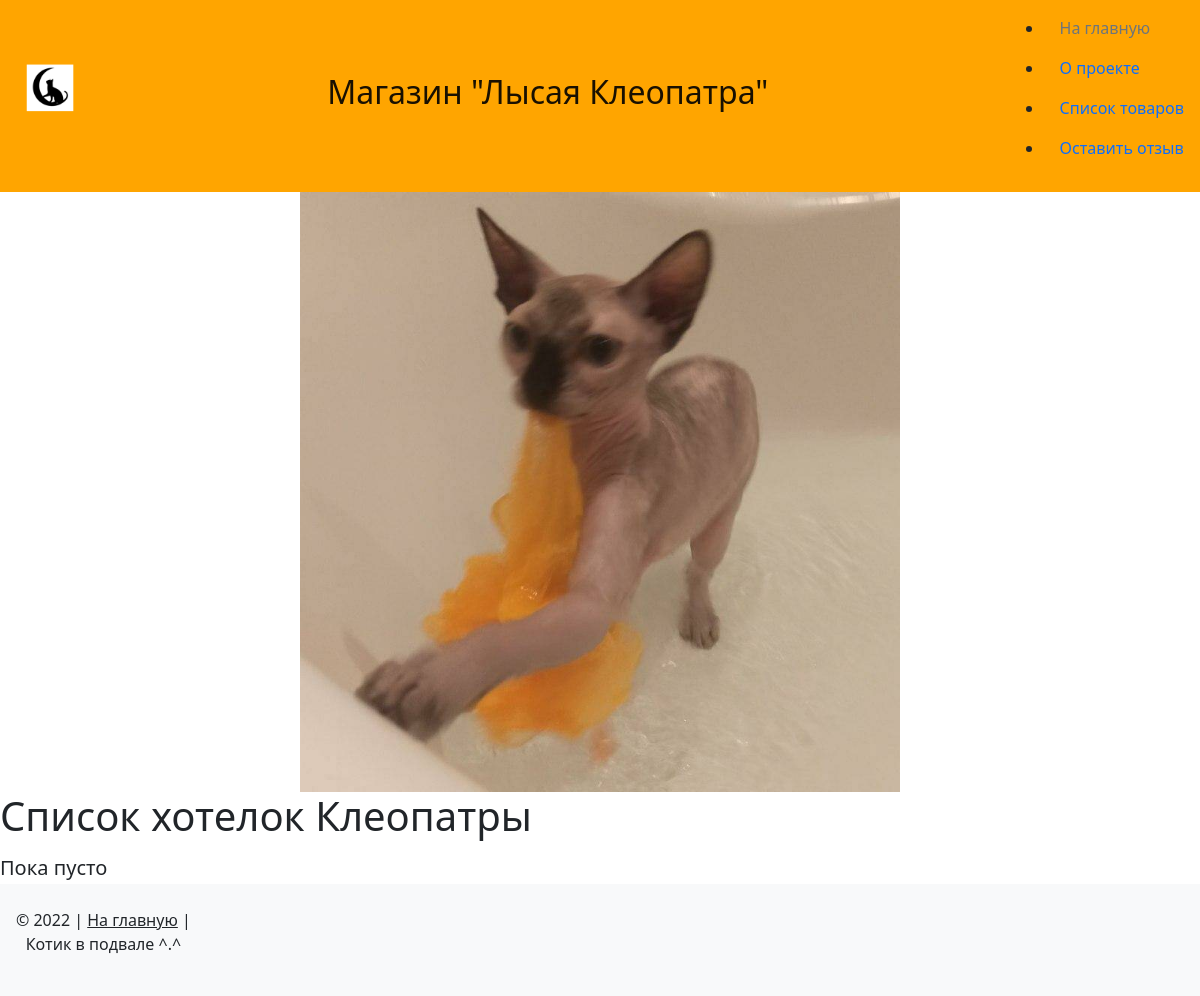
The app's page /, older data.
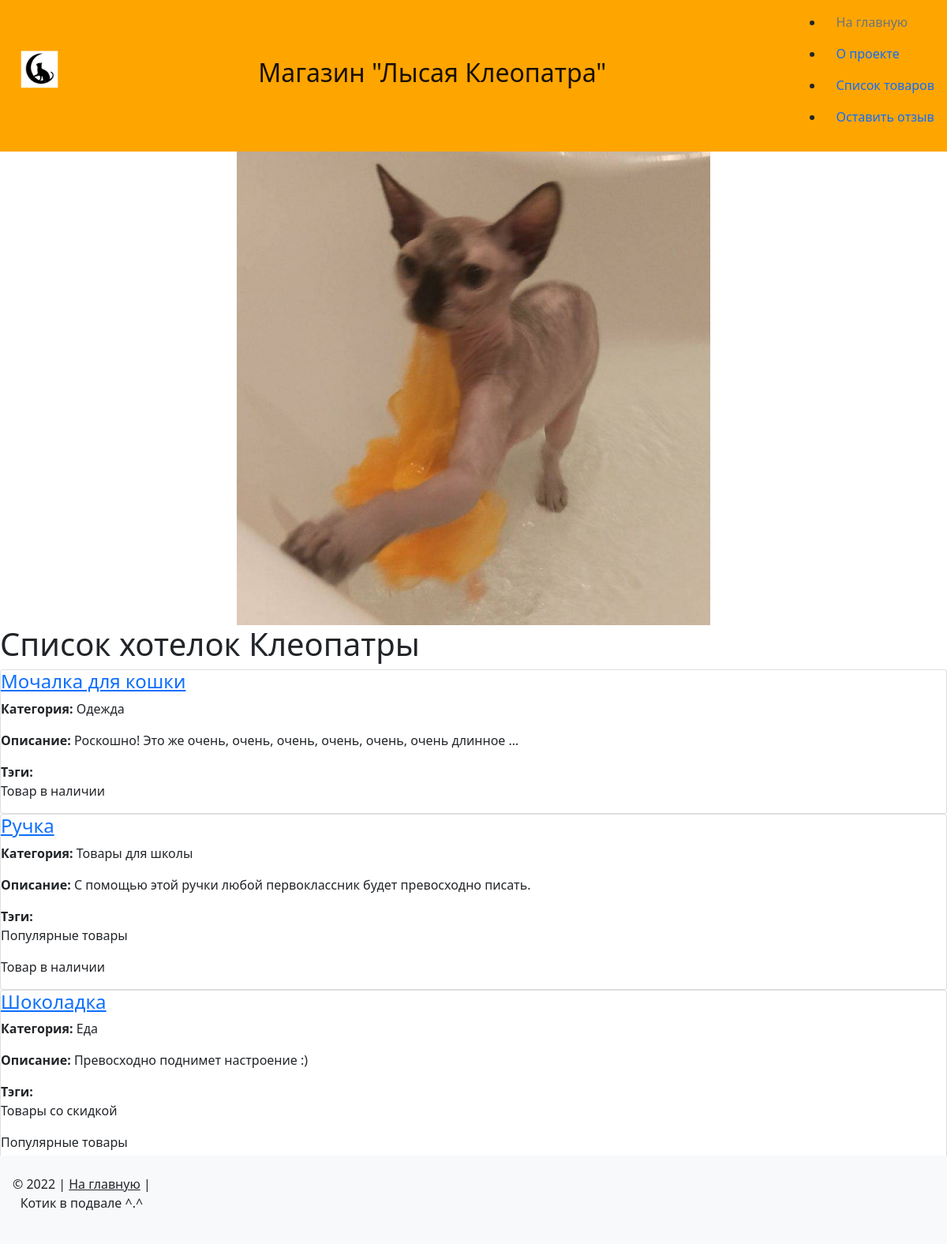
The same page, newer data.
### catalog/models.py (models this page shows, shortened)
class Item(PublishedBaseModel):
    objects = ItemManager()
    name = models.CharField('название товара',
                            max_length=150,
                            help_text='Максимум 150 символов',
                            default='Здесь должно быть название')
    text = models.TextField(verbose_name='Описание',
                            default='',
                            validators=[validate_perfect('роскошно',
                                                         'превосходно')],
                            help_text=('Обязательно используйте слово роскошно'
                                       ' или превосходно!'))
    category = models.ForeignKey(Category,
                                 on_delete=models.CASCADE,
                                 verbose_name='категория')
    tags = models.ManyToManyField(Tag,
                                  verbose_name='тэги')
    is_on_main = models.BooleanField('показывать на главной', default=False)
    class Meta:
        verbose_name = 'товар'
        verbose_name_plural = 'товары'
        default_related_name = 'items'
    def main_image_tmb(self):
        if self.main_image:
            return mark_safe(
                f'<img src="{self.main_image.get_small_img.url}">'
            )
        return 'Нет изображения'
    main_image_tmb.short_description = 'превью'
    main_image_tmb.allow_tags = True
    def get_absolute_url(self):
        return reverse('catalog:detail', kwargs={'pk': self.pk})

class Category(PublishedBaseModel, SlugBaseModel):
    name = models.CharField('название категории',
                            max_length=150,
                            help_text='Максимум 150 символов',
                            default='Здесь должно быть название', unique=True)
    weight = models.SmallIntegerField('вес',
                                      default=100,
                                      help_text='Целое число x, 0 < x < 32767',
                                      validators=[MinValueValidator(1),
                                                  MaxValueValidator(32766)])
    class Meta:
        verbose_name = 'категория'
        verbose_name_plural = 'категории'

class Tag(PublishedBaseModel, SlugBaseModel):
    name = models.CharField('название тэга',
                            max_length=150,
                            help_text='Максимум 150 символов',
                            default='Здесь должно быть название', unique=True)
    class Meta:
        verbose_name = 'тэг'
        verbose_name_plural = 'тэги'
        default_related_name = 'tags'

### homepage/views.py (the view)
# urls.py: path('', views.home, name='home')
def home(request):
    template_name = 'homepage/homepage.html'
    items = Item.objects.published().order_by('name').filter(is_on_main=True)
    context = {'items': items, }
    return render(request, template_name, context)

### catalog/models.py (called while the page is built)
    def published(self):
        return (
            self.get_queryset()
                .filter(is_published=True, category__is_published=True)
                .select_related('category')
                .prefetch_related(Prefetch
                                  ('tags',
                                   queryset=Tag.objects
                                               .all()
                                               .filter(is_published=True)))
                .only('name', 'text', 'category__name')
        )

### templates/homepage/homepage.html
{% extends "base.html" %}
{% load static %}
{% block content %}
    <img class="mx-auto d-block" src="{% static 'img/cat.jpg' %}" alt="photo" width="600">
    <h1>Список хотелок Клеопатры</h1>
    {% if items|length > 0 %}
        {% for item in items %}
            {% include "catalog/includes/item_card.html" %}
        {% endfor %}
    {% else %}
        <p><h5>Пока пусто</h5></p>
    {% endif %}
{% endblock %}

### templates/catalog/includes/item_card.html
<div class="card">
    <h4 class="card-title"><a href="{{ item.get_absolute_url }}">{{ item.name }}</a></h4>
    {% with request.resolver_match.view_name as view_name %}
        {% if view_name != 'catalog:list'%}<p><b>Категория:</b> {{item.category.name}}</p>{% endif %}
        <p><b>Описание: </b>{% if view_name != "catalog:detail" %}{{item.text | truncatewords_html:10}}{% else %}{{item.text}}{% endif %}</p>
        <div><b>Тэги:</b>
        {% for tag in item.tags.all %}
            <p>{{ tag.name }}</p>
        {% endfor %}
        </div>
    {% endwith %}
</div>

Row changes from the older to the newer data that the page shows:
now on this page (row edited): Item: name "Мочалка для кошки", category.name "Одежда", text "Роскошно! Это же очень, очень, очень, очень, очень, очень длинное …"
now on this page (row unchanged): Tag: name "Товар в наличии"
now on this page (row edited): Item: name "Ручка", category.name "Товары для школы", text "С помощью этой ручки любой первоклассник будет превосходно писать."
now on this page (row unchanged): Tag: name "Популярные товары"
now on this page (row edited): Item: name "Шоколадка", category.name "Еда", text "Превосходно поднимет настроение :)"
now on this page (row unchanged): Tag: name "Товары со скидкой", shown under "Шоколадка"
Text that changed along with them:
text no longer shown: "Пока пусто"
